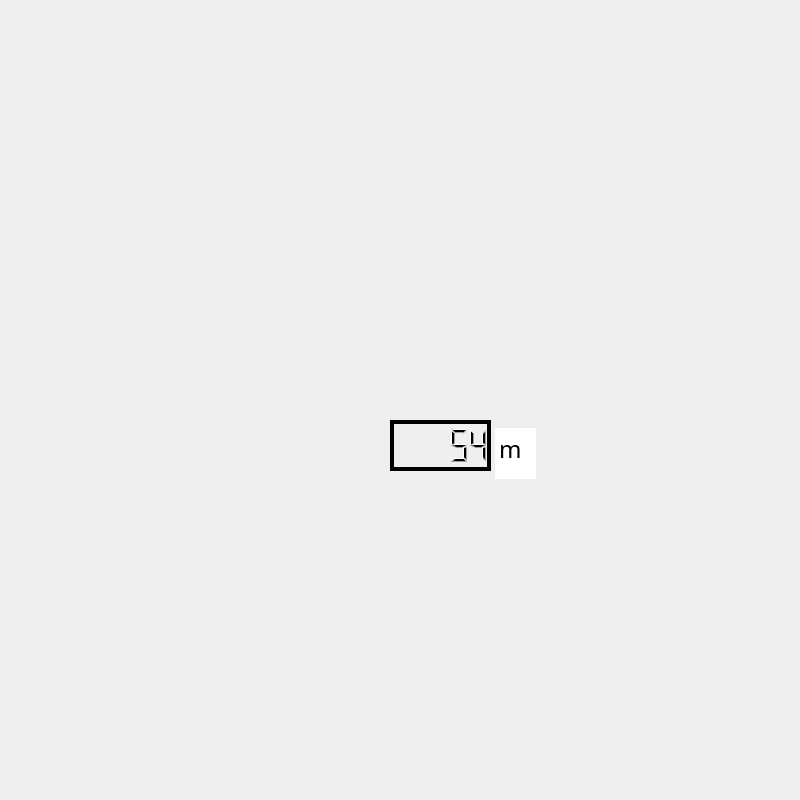
<?xml version="1.0" encoding="UTF-8"?>
<ui version="4.0">
 <class>prof</class>
 <widget class="QWidget" name="prof">
  <property name="geometry">
   <rect>
    <x>0</x>
    <y>0</y>
    <width>800</width>
    <height>800</height>
   </rect>
  </property>
  <property name="contextMenuPolicy">
   <enum>Qt::NoContextMenu</enum>
  </property>
  <property name="windowTitle">
   <string>Form</string>
  </property>
  <widget class="QLabel" name="prof_boat">
   <property name="geometry">
    <rect>
     <x>70</x>
     <y>110</y>
     <width>641</width>
     <height>531</height>
    </rect>
   </property>
   <property name="text">
    <string/>
   </property>
   <property name="pixmap">
    <pixmap>prof.png</pixmap>
   </property>
  </widget>
  <widget class="QLCDNumber" name="prof_nb">
   <property name="geometry">
    <rect>
     <x>390</x>
     <y>420</y>
     <width>101</width>
     <height>51</height>
    </rect>
   </property>
   <property name="frameShape">
    <enum>QFrame::Box</enum>
   </property>
   <property name="frameShadow">
    <enum>QFrame::Plain</enum>
   </property>
   <property name="lineWidth">
    <number>4</number>
   </property>
   <property name="midLineWidth">
    <number>0</number>
   </property>
   <property name="value" stdset="0">
    <double>54.200000000000003</double>
   </property>
   <property name="intValue" stdset="0">
    <number>54</number>
   </property>
  </widget>
  <widget class="QTextEdit" name="m">
   <property name="geometry">
    <rect>
     <x>495</x>
     <y>428</y>
     <width>41</width>
     <height>51</height>
    </rect>
   </property>
   <property name="font">
    <font>
     <family>Yu Gothic Light</family>
     <pointsize>18</pointsize>
    </font>
   </property>
   <property name="frameShape">
    <enum>QFrame::NoFrame</enum>
   </property>
   <property name="readOnly">
    <bool>true</bool>
   </property>
   <property name="html">
    <string>&lt;!DOCTYPE HTML PUBLIC &quot;-//W3C//DTD HTML 4.0//EN&quot; &quot;http://www.w3.org/TR/REC-html40/strict.dtd&quot;&gt;
&lt;html&gt;&lt;head&gt;&lt;meta name=&quot;qrichtext&quot; content=&quot;1&quot; /&gt;&lt;style type=&quot;text/css&quot;&gt;
p, li { white-space: pre-wrap; }
&lt;/style&gt;&lt;/head&gt;&lt;body style=&quot; font-family:'Yu Gothic Light'; font-size:18pt; font-weight:400; font-style:normal;&quot;&gt;
&lt;p style=&quot; margin-top:0px; margin-bottom:0px; margin-left:0px; margin-right:0px; -qt-block-indent:0; text-indent:0px;&quot;&gt;&lt;span style=&quot; font-family:'MS Shell Dlg 2';&quot;&gt;m&lt;/span&gt;&lt;/p&gt;&lt;/body&gt;&lt;/html&gt;</string>
   </property>
   <property name="tabStopWidth">
    <number>84</number>
   </property>
  </widget>
 </widget>
 <resources/>
 <connections/>
</ui>
